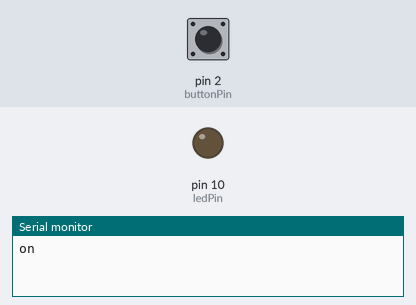
Bench run of a sketch on a simulated Arduino Uno, built with avr-gcc and run on an emulated ATmega328P. Shown: output pins drawn as LEDs (lit = HIGH), the last lines printed to the serial monitor. The inputs (shaded band) are chosen by the test bench; at power-on: pin 2 (buttonPin) HIGH.

Above: at 1.2 s.
1.3 s: pin 2 (buttonPin) pulled LOW for 0.15 s
2.9 s: pin 2 (buttonPin) pulsed LOW 5 times (0.12 s each, 0.3 s apart)
At 3.82 s:
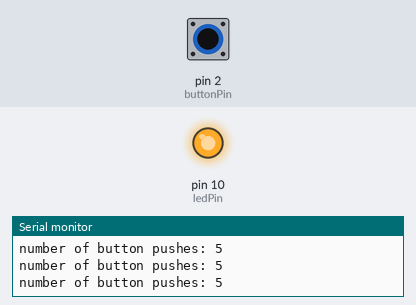
Timing chart, 0 to 5.9 s (numbered marks = the images above; inputs shaded):
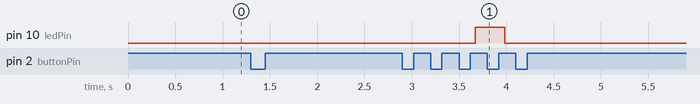

The sketch:

state_change_detector.ino
```cpp
// cette constante ne changera pas:
const int  buttonPin = 2;    // l'épingle à laquelle le bouton-poussoir est attaché
const int ledPin = 10;       // la broche à laquelle la LED est attachée

// Variables will change:
int buttonPushCounter = 0;   // compteur du nombre de pressions sur les boutons
int buttonState = 0;         // état actuel du bouton
int lastButtonState = 0;     // état précédent du bouton

void setup() {
  // initialise la broche du bouton en tant qu'entrée:
  pinMode(buttonPin, INPUT_PULLUP);
  // initialise la LED en tant que sortie:
  pinMode(ledPin, OUTPUT);
  // initialise la communication série:
  Serial.begin(9600);
}


void loop() {
  // lit la broche d'entrée du bouton-poussoir:
  buttonState = digitalRead(buttonPin);

  // compare le boutonState à son état précédent
  if (buttonState != lastButtonState) {
    // si l'état a changé, incrémente le compteur
    if (buttonState == HIGH) {
     // si l'état actuel est HIGH, le bouton est passé à on:
      buttonPushCounter++;
      Serial.println("on");
    } else {
      // si l'état actuel est BAS alors le bouton est passé à on:
      Serial.println("off");
    }
    // Retarde un peu pour éviter de rebondir
    delay(50);
  }
  // enregistre l'état actuel en tant que dernier état pour la prochaine fois dans la boucle
  lastButtonState = buttonState;

   // allume la LED tous les quatre boutons en vérifiant le modulo du bouton
   // bouton push counter. la fonction modulo vous donne le reste de la
   // division de deux nombres:
  if (buttonPushCounter % 5 == 0) {
    digitalWrite(ledPin, HIGH);
     Serial.print("number of button pushes: ");
      Serial.println(buttonPushCounter);
  } else {
    digitalWrite(ledPin, LOW);
  }

}
```

Measured:
- after the input at 2.9 s, pin 10 (ledPin): LOW → HIGH after 0.77 s, → LOW 0.31 s later
